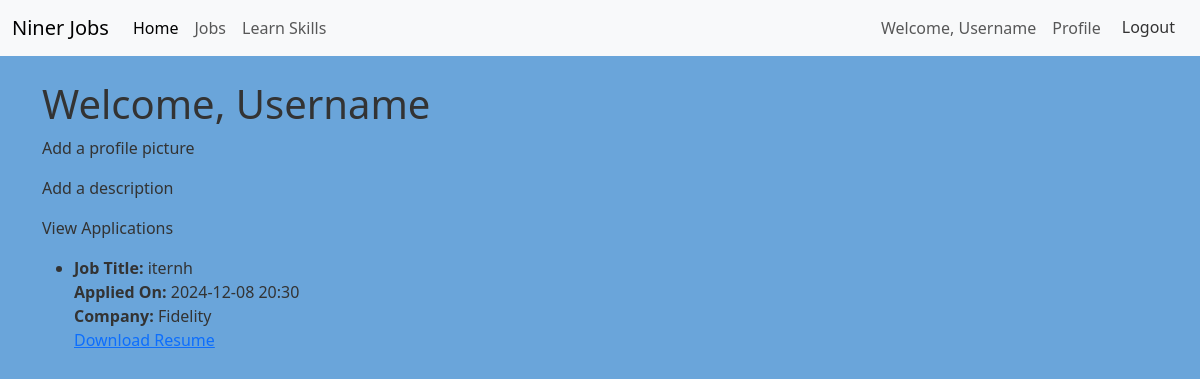
The page /profile/ (signed in) on the database as committed earlier.
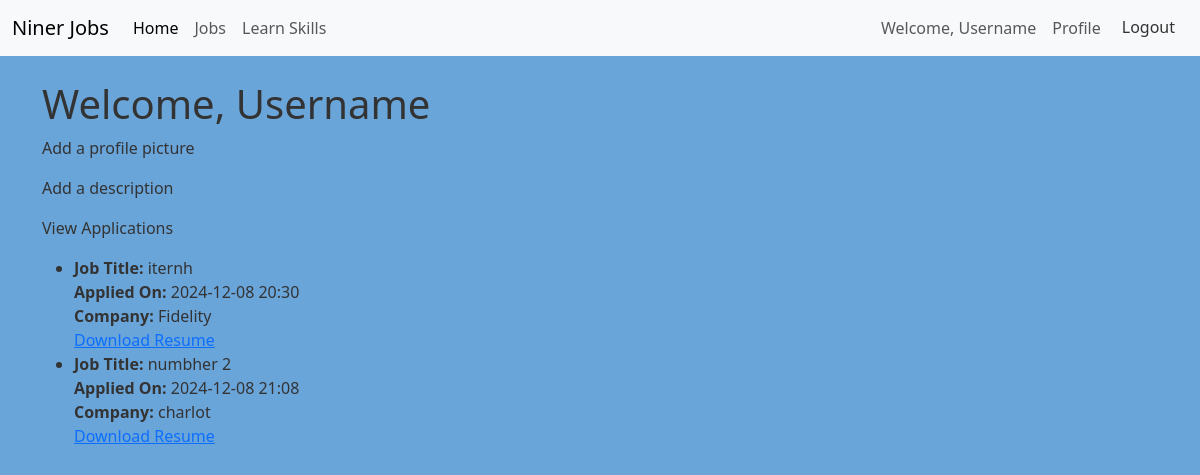
The same page on the database as committed later.
### jobs/models.py (models this page shows, shortened)
class Application(models.Model):
    job = models.ForeignKey(Job, related_name='applications', on_delete=models.CASCADE)
    applicant_name = models.ForeignKey(User, on_delete=models.CASCADE)
    applicant_email = models.EmailField()
    resume = models.FileField(upload_to='resumes/')
    applied_date = models.DateTimeField(auto_now_add=True)

class Job(models.Model):
    title = models.CharField(max_length=255)
    description = models.TextField()
    salary = models.DecimalField(max_digits=10, decimal_places=2)
    location = models.CharField(max_length=255)
    company = models.CharField(max_length=255)
    date_posted = models.DateField()
    owner = models.ForeignKey(User, on_delete=models.CASCADE, null=True, blank=True)

### jobs/views.py (the view)
# urls.py: path('profile/', views.profile, name='profile'),
@login_required
def profile(request):
    user = request.user
    applications = Application.objects.filter(applicant_name=user)
    return render(request, 'profile.html', {'applications': applications})

### jobs/templates/profile.html (shortened to what this page needs)
{% extends 'jobs/base.html'%}
{% block content %}
<h1>Welcome, {{ user.username }}</h1>
<p>Add a profile picture</p>
<p>Add a description</p>
<p>View Applications</p>
{% if applications %}
        <ul>
            {% for application in applications %}
                <li>
                    <strong>Job Title:</strong> {{ application.job.title }}<br>
                    <strong>Applied On:</strong> {{ application.applied_date|date:"Y-m-d H:i" }}<br>
                    <strong>Company:</strong> {{ application.job.company }}<br>
                    <a href="{{ application.resume.url }}" target="_blank">Download Resume</a>
                </li>
            {% endfor %}
        </ul>
    {% else %}
        <p>You have not applied for any jobs yet.</p>
    {% endif %}
{% endblock %}

Rows that differ between the two databases and show on the page:
added Application: job "numbher 2", applied_date "2024-12-08 21:08", job.company "charlot"
